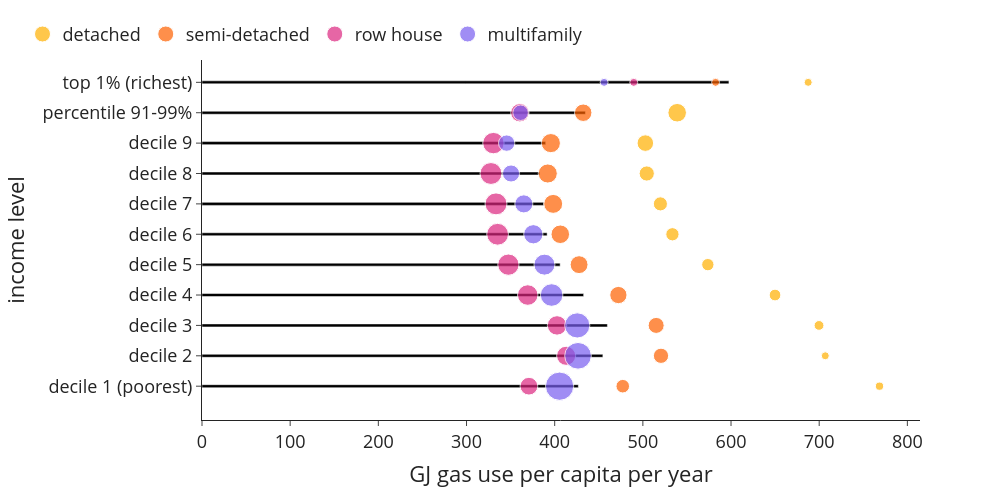

Here is the notebook cell this chart was saved with:
### Markdown cell above
#### Gas / space heating

### Code cell
bubblechart((use['gas'+year]*use['n_hhd']), use['n_hhdmem'+year], use['n_hhd'], 0, 1, 'GJ gas use per capita per year',class_name_long, 'GJ_per_cap_class_type')

### Figure 1 — Plotly figure (JSON) as saved in the notebook; plotly's stock layout.template omitted (floating-point values rounded to 4 significant figures)
{"data": [{"alignmentgroup": "True", "hovertemplate": "GJ gas use per capita per year=%{x}<br>income level=%{y}<extra></extra>", "legendgroup": "", "marker": {"color": "#000000", "pattern": {"shape": ""}}, "name": "", "offsetgroup": "", "orientation": "h", "showlegend": false, "textposition": "auto", "type": "bar", "x": [426.8, 454.6, 459.8, 432.8, 406.2, 391.4, 387.7, 383.1, 389.8, 434.8, 597.6], "xaxis": "x", "y": ["decile 1 (poorest)", "decile 2", "decile 3", "decile 4", "decile 5", "decile 6", "decile 7", "decile 8", "decile 9", "percentile 91-99%", "top 1% (richest)"], "yaxis": "y"}, {"legendrank": 0, "marker": {"color": "#ffb000", "size": [36355, 30840, 51695, 73830, 81810, 94870, 107370, 124655, 148020, 185805, 32545], "sizemin": 4, "sizemode": "area", "sizeref": 1079.0}, "mode": "markers", "name": "detached", "showlegend": true, "type": "scatter", "x": [768.4, 706.9, 699.8, 649.9, 573.7, 533.5, 519.9, 504.4, 502.8, 538.9, 687.5], "y": ["decile 1 (poorest)", "decile 2", "decile 3", "decile 4", "decile 5", "decile 6", "decile 7", "decile 8", "decile 9", "percentile 91-99%", "top 1% (richest)"]}, {"legendrank": 1, "marker": {"color": "#fe6100", "size": [99175, 125630, 138465, 161155, 172830, 185810, 193630, 196775, 197530, 164995, 13715], "sizemin": 4, "sizemode": "area", "sizeref": 1079.0}, "mode": "markers", "name": "semi-detached", "showlegend": true, "type": "scatter", "x": [477.2, 520.6, 515.1, 472.2, 427.7, 406.4, 398.3, 392.1, 395.7, 432.3, 582.5], "y": ["decile 1 (poorest)", "decile 2", "decile 3", "decile 4", "decile 5", "decile 6", "decile 7", "decile 8", "decile 9", "percentile 91-99%", "top 1% (richest)"]}, {"legendrank": 2, "marker": {"color": "#dc267f", "size": [169390, 196865, 203980, 227110, 244090, 255915, 259785, 258160, 246770, 182370, 11715], "sizemin": 4, "sizemode": "area", "sizeref": 1079.0}, "mode": "markers", "name": "row house", "showlegend": true, "type": "scatter", "x": [370.8, 413.0, 402.6, 369.4, 347.5, 335.3, 333.5, 327.7, 330.5, 360.5, 489.7], "y": ["decile 1 (poorest)", "decile 2", "decile 3", "decile 4", "decile 5", "decile 6", "decile 7", "decile 8", "decile 9", "percentile 91-99%", "top 1% (richest)"]}, {"legendrank": 3, "marker": {"color": "#785ef0", "size": [431690, 383500, 342270, 274595, 237750, 200040, 175930, 157110, 144275, 129840, 15350], "sizemin": 4, "sizemode": "area", "sizeref": 1079.0}, "mode": "markers", "name": "multifamily", "showlegend": true, "type": "scatter", "x": [405.6, 426.5, 425.6, 396.5, 388.4, 375.8, 365.0, 350.5, 345.5, 361.3, 456.1], "y": ["decile 1 (poorest)", "decile 2", "decile 3", "decile 4", "decile 5", "decile 6", "decile 7", "decile 8", "decile 9", "percentile 91-99%", "top 1% (richest)"]}], "layout": {"bargap": 0.9, "barmode": "relative", "font": {"size": 18}, "height": 500, "legend": {"orientation": "h", "tracegroupgap": 0, "x": -0.25, "xanchor": "left", "y": 1.02, "yanchor": "bottom"}, "margin": {"t": 60}, "width": 1000, "xaxis": {"anchor": "y", "domain": [0, 1], "title": {"text": "GJ gas use per capita per year"}}, "yaxis": {"anchor": "x", "domain": [0, 1], "title": {"text": "income level"}}}}
